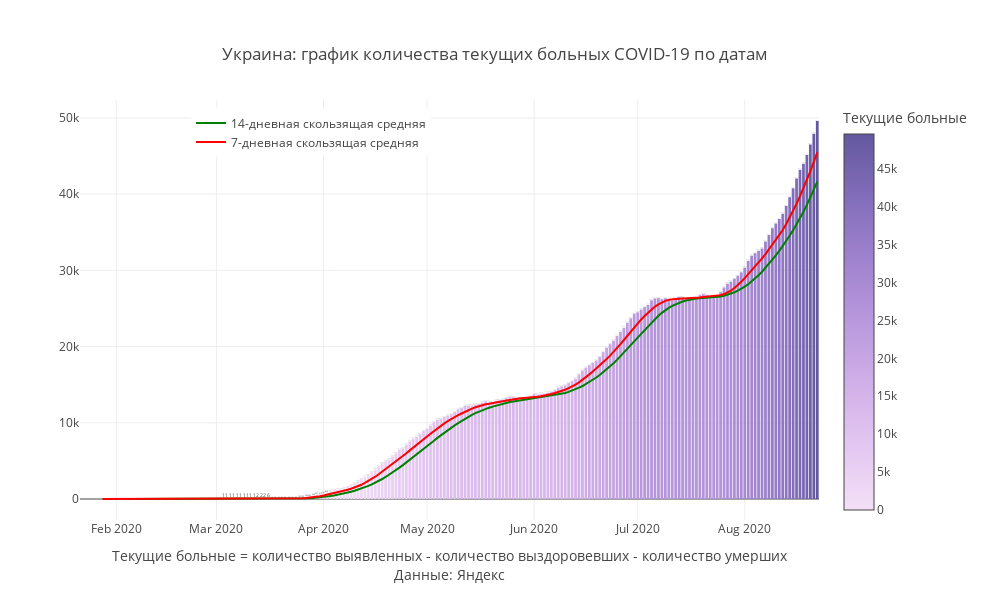

The notebook cell this image was saved under:
### Code cell
mask = X.Country ==my_country
#mask = (X.Date>'2020-05-01')&(X.Region.isin(regions_towatch))

fig = px.bar(X[mask], x='Date', y="Remaining_ill",color ='Remaining_ill',
             title=f'{my_country}: '+'график количества текущих больных COVID-19 по датам',
              color_continuous_scale= px.colors.sequential.Purp,text = 'Remaining_ill',
            labels = {'Day_confirmed' : "Новые заболевшие",'Remaining_ill':'Текущие больные'})
fig.add_trace(
    go.Scatter(
        name='14-дневная скользящая средняя',
        x=X[mask].Date,
        y=X[mask]['MA14_remaining_ill'],
        mode="lines",
        
        line=go.scatter.Line(color="green"),
        showlegend=True)
)

fig.add_trace(
    go.Scatter(
        name = '7-дневная скользящая средняя',
        x=X[mask].Date,
        y=X[mask]['MA7_remaining_ill'],
        mode="lines",
        
        line=go.scatter.Line(color="red"),
        showlegend=True)
)
fig.update_layout(
    annotations=[
#         dict(
#             x='2020-04-13',
#             y=10594,
#             xref="x",
#             yref="y",
#             text="Введение<br>пропускной<br>системы в Москве",
#             showarrow=True,
#             arrowhead=2,
#             ax=0,
#             ay=-60),
#         dict(
#             x='2020-06-09',
#             y=85824,
#             xref="x",
#             yref="y",
#             text="Отмена<br>пропускной<br>системы в Москве",
#             showarrow=True,
#             arrowhead=2,
#             ax=0,
#             ay=-60),
        
        dict(x=0.5,y=-0.15,
            showarrow=False,
            text="",
            xref="paper",
            yref="paper")],
                  title_x = 0.5,
                  title_y= 0.9,
                  title_xanchor = "center",
                  title_yanchor = "bottom", 
                  legend_x = 0.15,legend_y = 0.98,
                  width = 990, height = 600,template = 'gridon',
    
    
                  xaxis_title='Текущие больные = количество выявленных - количество выздоровевших - количество умерших'+
                                '<br>Данные: Яндекс',
    yaxis_title = ' '
)


fig.show()

### Figure 1 — Plotly figure (JSON) as saved in the notebook; plotly's stock layout.template omitted (floating-point values rounded to 4 significant figures; data arrays with more than 128 entries replaced by an {"elided": "..."} marker saying what was removed)
{"data": [{"alignmentgroup": "True", "hovertemplate": "Date=%{x}<br>Текущие больные=%{marker.color}<extra></extra>", "legendgroup": "", "marker": {"color": {"elided": "214 int values"}, "coloraxis": "coloraxis"}, "name": "", "offsetgroup": "", "orientation": "v", "showlegend": false, "text": {"elided": "214 int values"}, "textposition": "auto", "type": "bar", "x": {"elided": "214 str values"}, "xaxis": "x", "y": {"elided": "214 int values"}, "yaxis": "y"}, {"line": {"color": "green"}, "mode": "lines", "name": "14-дневная скользящая средняя", "showlegend": true, "type": "scatter", "x": {"elided": "214 str values"}, "y": {"elided": "214 float values"}}, {"line": {"color": "red"}, "mode": "lines", "name": "7-дневная скользящая средняя", "showlegend": true, "type": "scatter", "x": {"elided": "214 str values"}, "y": {"elided": "214 float values"}}], "layout": {"annotations": [{"showarrow": false, "text": "", "x": 0.5, "xref": "paper", "y": -0.15, "yref": "paper"}], "barmode": "relative", "coloraxis": {"colorbar": {"title": {"text": "Текущие больные"}}, "colorscale": [[0, "rgb(243, 224, 247)"], [0.1667, "rgb(228, 199, 241)"], [0.3333, "rgb(209, 175, 232)"], [0.5, "rgb(185, 152, 221)"], [0.6667, "rgb(159, 130, 206)"], [0.8333, "rgb(130, 109, 186)"], [1, "rgb(99, 88, 159)"]]}, "height": 600, "legend": {"tracegroupgap": 0, "x": 0.15, "y": 0.98}, "title": {"text": "Украина: график количества текущих больных COVID-19 по датам", "x": 0.5, "xanchor": "center", "y": 0.9, "yanchor": "bottom"}, "width": 990, "xaxis": {"anchor": "y", "domain": [0, 1], "title": {"text": "Текущие больные = количество выявленных - количество выздоровевших - количество умерших<br>Данные: Яндекс"}}, "yaxis": {"anchor": "x", "domain": [0, 1], "title": {"text": " "}}}}
